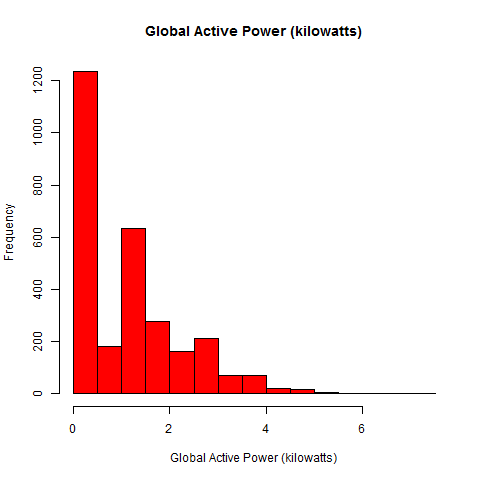

The R source for this figure:
file<-read.table("power.txt",header=T,sep=";")
prj<-file[file$Date=="1/2/2007" | file$Date=="2/2/2007",]
prj[,1]<-as.Date(prj[,1],"%d/%m/%Y")
for (i in 3:8){
prj[,i]<-as.character(prj[,i])
}
dateTime<-paste(prj[,1],prj[,2])
r <- strptime(dateTime, "%Y-%m-%d %H:%M:%S")

png(file = "plot1.png", bg = "white")
hist(as.numeric(prj[,3]),col="red",xlab="Global Active Power (kilowatts)",main="Global Active Power (kilowatts)")
dev.off()